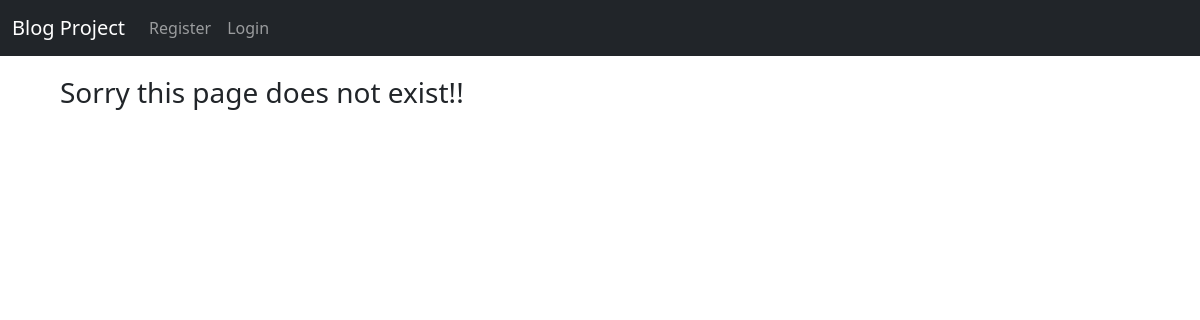
Before: /category/Coding/ with the older database file.
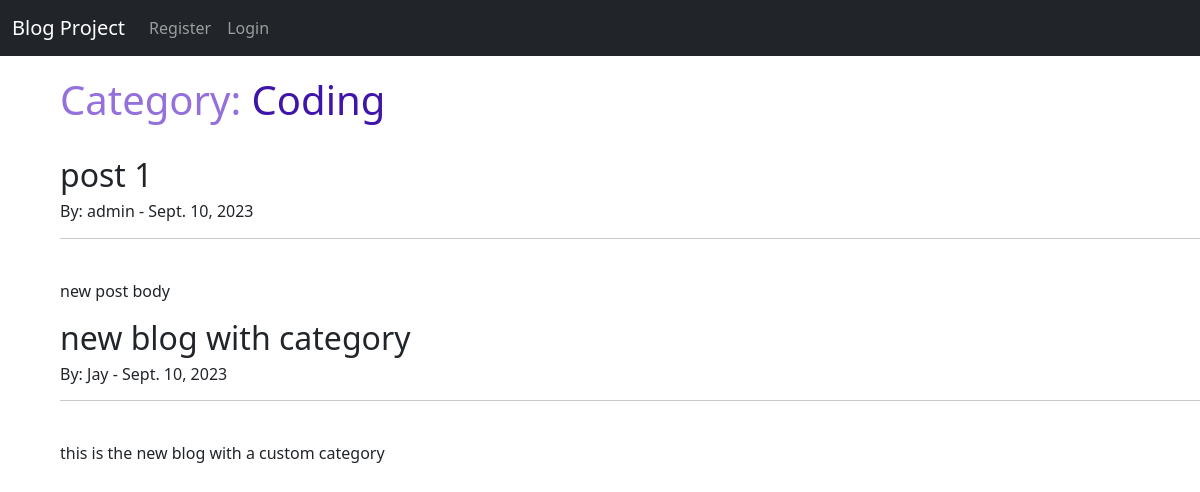
After: the same page with the newer database file.
### blogApp/models.py (models this page shows, shortened)
class Post(models.Model):
    title = models.CharField(max_length=200)
    title_tag = models.CharField(default="New Post", max_length=200)
    author = models.ForeignKey(User, on_delete=models.CASCADE)
    body = models.TextField()
    date = models.DateField(auto_now_add=True)
    category = models.CharField(max_length=200, default="uncategorized")

### blogApp/views.py (the view)
# urls.py: path("category/<str:category>/", CategoryView, name="categories")
def CategoryView(request, category):
    category_posts = Post.objects.filter(category=category)
    return render(request, 'blogApp/category.html', {"category_posts": category_posts, "category":category})

### templates/blogApp/category.html (shortened to what this page needs)
{% extends 'blogApp/../base.html' %}
{% block content %}
    {% if category_posts %}
        <h1 style="color: mediumpurple">Category: <span style="color:#3e14ab">{{ category }}</span></h1>
        <br>
        {% for category_post in category_posts %}
            <h2>{{ category_post.title }}</h2>
            <h6>By: {{ category_post.author }} - {{ category_post.date }}</h6>
            <hr>
            <br>
            <p>{{ category_post.body|safe }}</p>
        {% endfor %}
    {% else %}
        <h3>Sorry this page does not exist!!</h3>
    {% endif %}
{% endblock %}

### templates/base.html (shortened to what this page needs)
<html lang="en">
<head>
    <link href="https://cdn.jsdelivr.net/npm/bootstrap@5.3.1/dist/css/bootstrap.min.css" rel="stylesheet"
>
</head>
<body>
<nav class="navbar navbar-expand-lg navbar-dark bg-dark">
    <div class="container-fluid">
        <a class="navbar-brand" href="/">Blog Project</a>
        <div class="collapse navbar-collapse" id="navbarNavAltMarkup">
            <div class="navbar-nav">
                {% if user.is_authenticated %}
                    <a class="nav-link" aria-current="page" href="{% url 'create' %}">Create Blog</a>
                    <a class="nav-link" aria-current="page" href="{% url 'logout' %}">Logout</a>
                    <a class="nav-link" aria-current="page" href="{% url 'add-category' %}">Add Category</a>
                {% else %}
                    <a class="nav-link" aria-current="page" href="{% url 'register' %}">Register</a>
                    <a class="nav-link" aria-current="page" href="{% url 'login' %}">Login</a>
                {% endif %}
            </div>
        </div>
    </div>
</nav>
<div style="margin: 20px 0 0 60px">
    {% block content %}{% endblock %}
</div>
</body>
</html>

Changed rows visible on the page:
now on this page (row edited): Post: title "post 1", author "admin", date "Sept. 10, 2023", body "new post body"
added Post: title "new blog with category", author "Jay", date "Sept. 10, 2023", body "this is the new blog with a custom category"
Other visible differences:
{{ category }}: (not shown) → "Coding"
text no longer shown: "Sorry this page does not exist!!"
text now shown: "Category:"
